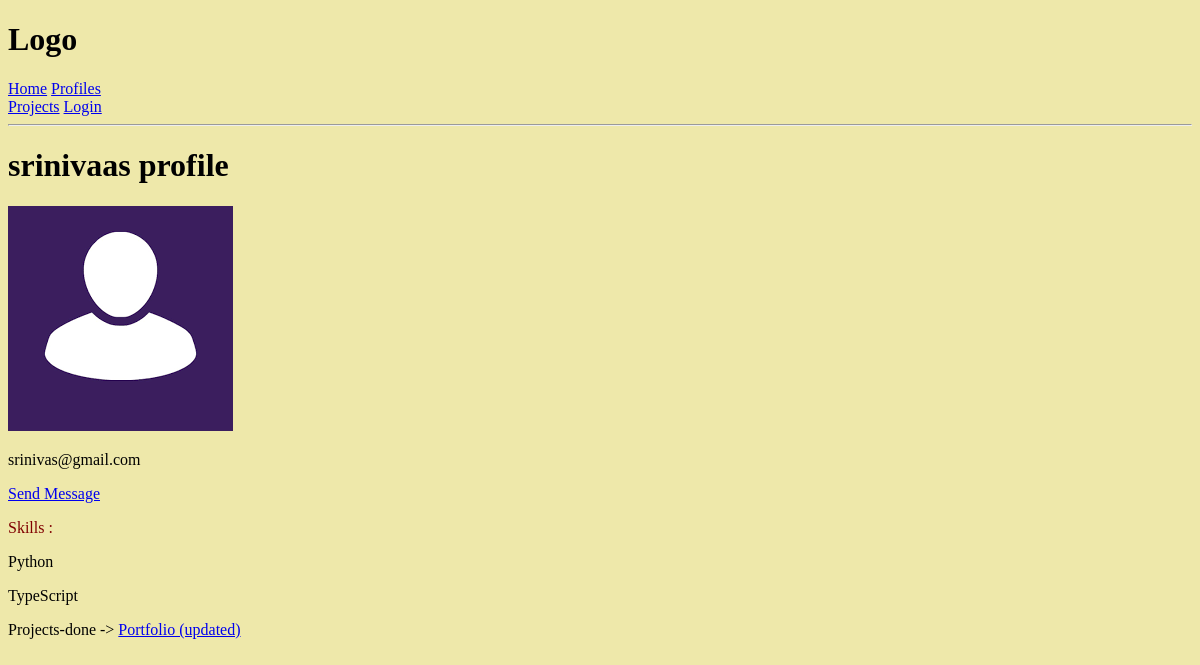
Before: /profile/2/ with the older database file.
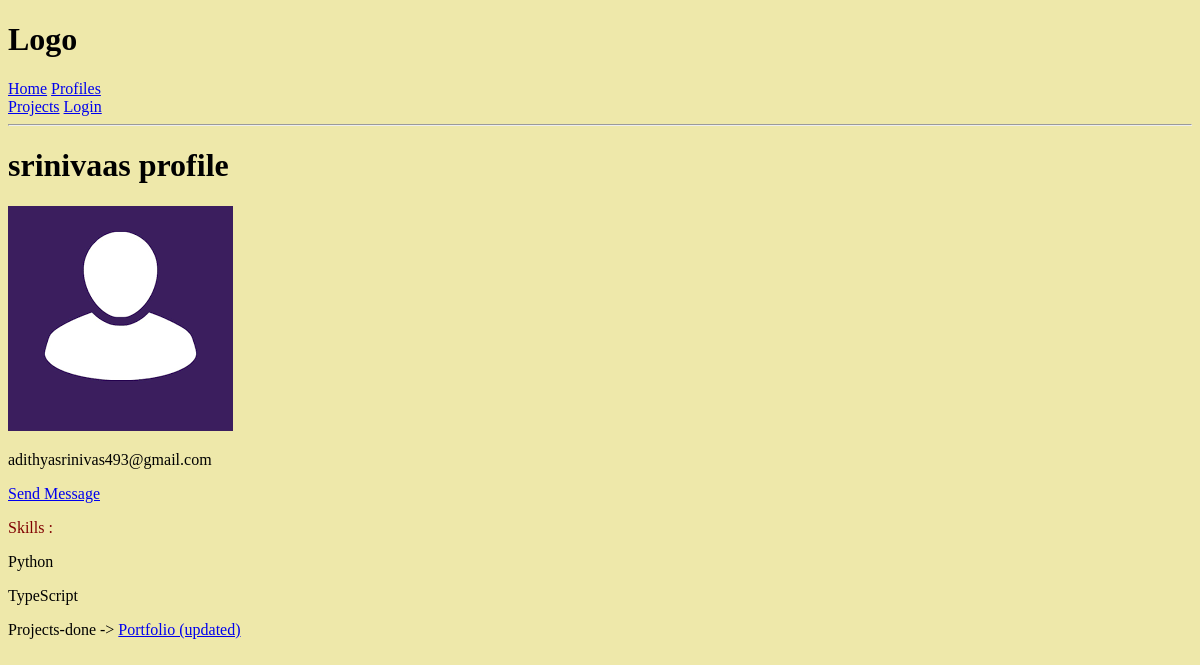
After: the same page with the newer database file.
### users/models.py (models this page shows, shortened)
class Profile(models.Model):
    user = models.OneToOneField(User, on_delete=models.CASCADE, null=True, blank=True)
    name = models.CharField(max_length=200, blank=True,null=True)
    email = models.EmailField(max_length=500, blank=True, null=True)
    username = models.CharField(max_length=200, blank=True,null=True)
    bio  = models.TextField(blank=True, null=True)
    profile_image = models.ImageField(null=True, blank=True, upload_to='profiles/', default='profiles/user-default.png')
    created_date = models.DateTimeField(auto_now_add=True)

### users/views.py (the view)
# urls.py: path('profile/<str:pk>/', views.userProfile, name="user-profile"),
def userProfile(request, pk):
    profiles = Profile.objects.get(id=pk)
    context = {
        'profile': profiles
    }
    return render(request, 'users/user-profile.html', context)

### users/models.py (called while the page is built)
    def __str__(self):
        return str(self.name)

### users/templates/users/user-profile.html (shortened to what this page needs)
{% extends 'main.html' %} {% block content %}
<h1>{{profile.username}} profile</h1>
<img style="max-width: 500px" src="{{profile.profile_image.url}}" alt="img" />
<p>{{profile.email}}</p>
<a href="{% url 'create-message' profile.id %}"> Send Message </a>
<p style="color: maroon;"> Skills :</p>
{% for skill in profile.skill_set.all%}
<p>{{skill}}</p>
{% endfor %}
{% for project in profile.project_set.all %}
Projects-done ->
<a href="{% url 'project' project.id%}""> {{project.title}}</a>
<br>
{% endfor %}
 {%endblock %}

Changed rows visible on the page:
changed Profile "srinivaas": email "srinivas@gmail.com" → "adithyasrinivas493@gmail.com"
